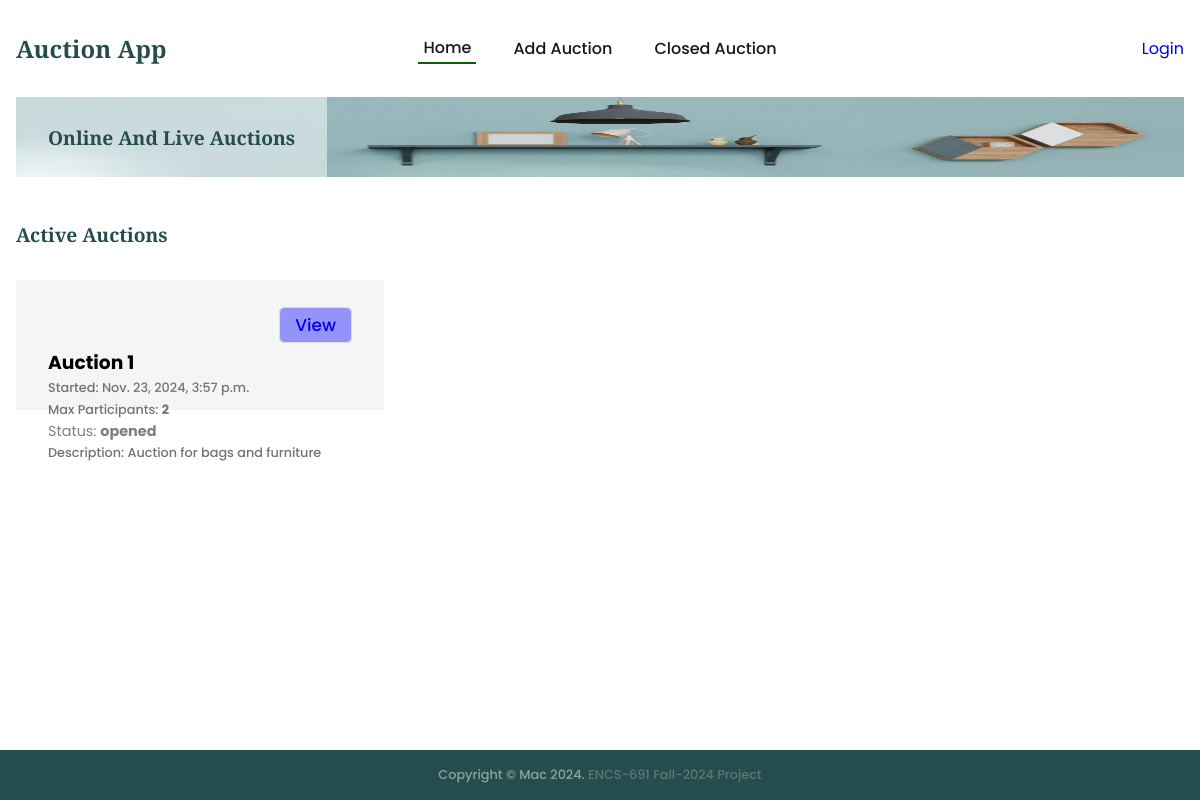
The page / on the database its author committed.
### auctions/models.py (models this page shows, shortened)
class Auction(models.Model):
    name = models.CharField(max_length=200)
    description = models.CharField(max_length=200)
    status = models.CharField(max_length=200, default='opened')
    auction1 = models.CharField(max_length=200, default='0')
    maxparticipant = models.CharField(max_length=200, default='0')
    username = models.CharField(max_length=200, default='-')
    createdat = models.DateTimeField(default=timezone.now)

### auctions/views.py (the view)
# urls.py: path('', views.index, name='index'),
def index(req):
    context = {
        'pageOptions':{
            'page':'index',
            'buttonLabel':'View',
            'header':'Active Auctions',
            'index': 'active-menu'
        }
    }
    try:
        filteredAuction = Auction.objects.filter(status='opened')
    except:
        logging.error('Index: Auctions not found')
        return render(req, 'auctions/index.html', context=context)
    else:
        context['auctions'] = filteredAuction
        return render(req, 'auctions/index.html', context=context)

### templates/auctions/index.html
{% extends "base.html" %}
{% block content %}
<section class="section__container product__container" id="product">
    {% include "auctions/message.html" %}
    {% if pageOptions %}
    <h4 class="section__header">{{pageOptions.header}}</h4>
    {% if auctions %}
    <div class="product__grid">
        {% for auction in auctions %}
        <div class="product__card">
            <div class="auction__btn">
                <div class="btn-div">
                    <a class="bid-btn" href="{% url 'auctions:auctionIndex' auction.id %}?page={{pageOptions.page}}">
                        {{pageOptions.buttonLabel}}
                    </a>
                </div>
            </div>
            <h3>{{auction.name}}</h3>
            <p>Started: {{auction.createdat}}</p>
            <p>Max Participants: <strong>{{auction.maxparticipant}}</strong></p>
            <div class="product-status">Status: <strong>{{auction.status}}</strong></div>
            <p>Description: {{auction.description}}</p>
        </div>
        {% endfor %}
    </div>
    {% else %}
    <div class="auction-notice">No {{pageOptions.header}} available</div>
    {% endif %}
    {% endif %}
</section>
{% endblock %}

### auctions/static/css/styles.css (style rules this page uses)
:root { --primary-color: #254d4d; --text-dark: #171717; --text-light: #737373; --extra-light: #f4f6f5; --white: #ffffff; --max-width: 1200px; --header-font: "Merriweather", serif; }
* { padding: 0; margin: 0; box-sizing: border-box; }
.section__container { max-width: var(--max-width); margin: auto; padding: 1.5rem 1rem; }
.section__header { margin-bottom: 0.5rem; font-size: 1.2rem; font-weight: 600; font-family: var(--header-font); color: var(--primary-color); }
a { text-decoration: none; transition: 0.3s; }
html, body { scroll-behavior: smooth; }
body { font-family: "Poppins", sans-serif; }
.product__grid { margin-top: 2rem; display: grid; gap: 2rem; }
.product__card { position: relative; isolation: isolate; padding: 2rem; }
.product__card::before { position: absolute; content: ""; top: 0; left: 0; width: 100%; height: 60%; background-color: var(--extra-light); z-index: -1; transition: 0.3s; }
.product__card p { padding: 2px 0; font-size: 0.8rem; font-weight: 500; color: var(--text-light); }
.product__card .product-status { font-size: 0.9rem; color: rgba(0, 0, 0, 0.5); }
.product__card .btn-div { text-align: end; }
.auction__btn { display: flex; justify-content: end; margin-bottom: 10px; }
.product__card .bid-btn { font-size: 1.2rem; font-weight: 500; cursor: pointer; padding: 5px 15px; font-size: 17px; border: 1px solid #ddd; border-radius: 6px; outline: none; background-color: rgba(0, 0, 255, 0.4); z-index: 10; position: relative; }
@media (width > 540px) { .product__grid { grid-template-columns: repeat(2, 1fr); } }
@media (width > 768px) { .product__grid { grid-template-columns: repeat(3, 1fr); } }
::placeholder { text-transform: none; }
a { text-decoration: none; }

### rows shown on the page
Auction: buttonLabel "View", name "Auction 1", createdat "Nov. 23, 2024, 3:57 p.m.", maxparticipant "2", status "opened", description "Auction for bags and furniture"

### other values the page prints
{{ pageOptions.header }} "Active Auctions"
